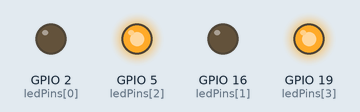
Recording of a program running on a simulated ESP32. Shown: output pins drawn as LEDs (lit = HIGH).

Above: at 0.45 s.
At 1.05 s:
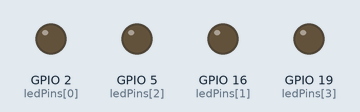
At 1.95 s:
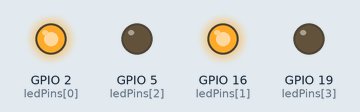
At 2.55 s:
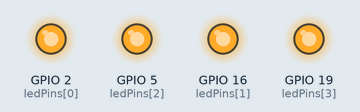
Timing chart, 0 to 3.0 s (numbered marks = the images above):
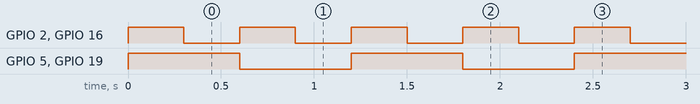

Measured:
- by itself, GPIO 2 (ledPins[0]), GPIO 16 (ledPins[1]): alternates HIGH for 0.30 s and LOW for 0.30 s
- by itself, GPIO 5 (ledPins[2]), GPIO 19 (ledPins[3]): alternates HIGH for 0.60 s and LOW for 0.60 s
- by itself, everything shown: repeats every 1.2 s, in 4 steps

The program:

main.cpp
```cpp
#include "Arduino.h"
#include "freertos/FreeRTOS.h"
#include "freertos/task.h"

const int ledPins[4] = {2, 16, 5, 19};

void chopTatLed12(void *pvParameters){
    while(1){
        for(int i=0; i<2; i++){
            digitalWrite(ledPins[i], HIGH);
        }
        vTaskDelay(300/portTICK_PERIOD_MS);
        for(int i=0; i<2; i++){
            digitalWrite(ledPins[i], LOW);
        }
        vTaskDelay(300/portTICK_PERIOD_MS);
    }
}

void chopTatLed34(void *pvParameters){
    while(1){
        for(int i=2; i<4; i++){
            digitalWrite(ledPins[i], HIGH);
        }
        vTaskDelay(600/portTICK_PERIOD_MS);
        for(int i=2; i<4; i++){
            digitalWrite(ledPins[i], LOW);
        }
        vTaskDelay(600/portTICK_PERIOD_MS);
    }
}

void setup(){
    for (int i = 0; i < 4; i++) {
        pinMode(ledPins[i], OUTPUT);
        digitalWrite(ledPins[i], LOW);
    }

    xTaskCreate(chopTatLed12, "chopTatLed12", 1000, NULL, 1, NULL);
    xTaskCreate(chopTatLed34, "chopTatLed34", 1000, NULL, 1, NULL);
}

void loop(){}
```
